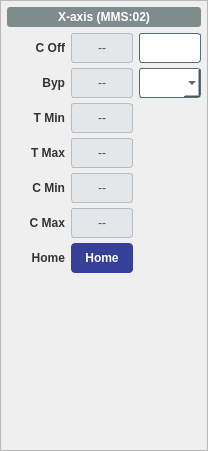
<widget class="QFrame" name="vcol_59"><property name="styleSheet"><string notr="true">QFrame#vcol_59 { border: 1px solid #A0A0A0; border-radius: 6px; }</string></property><property name="frameShape"><enum>QFrame::StyledPanel</enum></property><property name="maximumSize"><size><width>210</width><height>16777215</height></size></property><layout class="QVBoxLayout" name="cv_58"><property name="spacing"><number>6</number></property><property name="leftMargin"><number>6</number></property><property name="topMargin"><number>6</number></property><property name="rightMargin"><number>6</number></property><property name="bottomMargin"><number>6</number></property><item><widget class="QLabel" name="lbl_37"><property name="styleSheet"><string notr="true">background-color: #7F8C8D; color: white; font-weight: bold; padding: 3px; border-radius: 3px;</string></property><property name="text"><string>X-axis (MMS:02)</string></property><property name="alignment"><set>Qt::AlignCenter</set></property></widget></item><item><layout class="QGridLayout" name="grid_55"><property name="horizontalSpacing"><number>6</number></property><property name="verticalSpacing"><number>5</number></property><item row="0" column="0"><widget class="QLabel" name="lbl_38"><property name="styleSheet"><string notr="true">color: #333; font-weight: bold;</string></property><property name="minimumSize"><size><width>58</width><height>30</height></size></property><property name="text"><string>C Off</string></property><property name="alignment"><set>Qt::AlignRight|Qt::AlignVCenter</set></property></widget></item><item row="0" column="1"><widget class="PyDMLabel" name="rb_39"><property name="minimumSize"><size><width>62</width><height>30</height></size></property><property name="maximumSize"><size><width>62</width><height>16777215</height></size></property><property name="sizePolicy"><sizepolicy hsizetype="Fixed" vsizetype="Fixed"><horstretch>0</horstretch><verstretch>0</verstretch></sizepolicy></property><property name="styleSheet"><string notr="true">background-color: #e4e7ea; color: #4a5259; border: 1px solid #b6bcc2; border-radius: 3px;</string></property><property name="alignment"><set>Qt::AlignCenter</set></property><property name="text"><string>--</string></property><property name="channel" stdset="0"><string>ca://${prefix}:MMS:02:fXCenterOffset_RBV</string></property></widget></item><item row="0" column="2"><widget class="PyDMLineEdit" name="set_40"><property name="minimumSize"><size><width>62</width><height>30</height></size></property><property name="maximumSize"><size><width>62</width><height>16777215</height></size></property><property name="sizePolicy"><sizepolicy hsizetype="Fixed" vsizetype="Fixed"><horstretch>0</horstretch><verstretch>0</verstretch></sizepolicy></property><property name="styleSheet"><string notr="true">background-color: #ffffff; color: #0c0c0c; border: 1px solid #546e7a; border-radius: 3px;</string></property><property name="alignment"><set>Qt::AlignCenter</set></property><property name="channel" stdset="0"><string>ca://${prefix}:MMS:02:fXCenterOffset</string></property></widget></item><item row="1" column="0"><widget class="QLabel" name="lbl_41"><property name="styleSheet"><string notr="true">color: #333; font-weight: bold;</string></property><property name="minimumSize"><size><width>58</width><height>30</height></size></property><property name="text"><string>Byp</string></property><property name="alignment"><set>Qt::AlignRight|Qt::AlignVCenter</set></property></widget></item><item row="1" column="1"><widget class="PyDMLabel" name="rb_42"><property name="minimumSize"><size><width>62</width><height>30</height></size></property><property name="maximumSize"><size><width>62</width><height>16777215</height></size></property><property name="sizePolicy"><sizepolicy hsizetype="Fixed" vsizetype="Fixed"><horstretch>0</horstretch><verstretch>0</verstretch></sizepolicy></property><property name="styleSheet"><string notr="true">background-color: #e4e7ea; color: #4a5259; border: 1px solid #b6bcc2; border-radius: 3px;</string></property><property name="alignment"><set>Qt::AlignCenter</set></property><property name="text"><string>--</string></property><property name="channel" stdset="0"><string>ca://${prefix}:MMS:02:bXEpsBypass_RBV</string></property></widget></item><item row="1" column="2"><widget class="PyDMEnumComboBox" name="cmb_43"><property name="minimumSize"><size><width>62</width><height>30</height></size></property><property name="maximumSize"><size><width>62</width><height>16777215</height></size></property><property name="sizePolicy"><sizepolicy hsizetype="Fixed" vsizetype="Fixed"><horstretch>0</horstretch><verstretch>0</verstretch></sizepolicy></property><property name="styleSheet"><string notr="true">background-color: #ffffff; color: #0c0c0c; border: 1px solid #546e7a; border-radius: 3px;</string></property><property name="channel" stdset="0"><string>ca://${prefix}:MMS:02:bXEpsBypass</string></property></widget></item><item row="2" column="0"><widget class="QLabel" name="lbl_44"><property name="styleSheet"><string notr="true">color: #333; font-weight: bold;</string></property><property name="minimumSize"><size><width>58</width><height>30</height></size></property><property name="text"><string>T Min</string></property><property name="alignment"><set>Qt::AlignRight|Qt::AlignVCenter</set></property></widget></item><item row="2" column="1"><widget class="PyDMLabel" name="rb_45"><property name="minimumSize"><size><width>62</width><height>30</height></size></property><property name="maximumSize"><size><width>62</width><height>16777215</height></size></property><property name="sizePolicy"><sizepolicy hsizetype="Fixed" vsizetype="Fixed"><horstretch>0</horstretch><verstretch>0</verstretch></sizepolicy></property><property name="styleSheet"><string notr="true">background-color: #e4e7ea; color: #4a5259; border: 1px solid #b6bcc2; border-radius: 3px;</string></property><property name="alignment"><set>Qt::AlignCenter</set></property><property name="text"><string>--</string></property><property name="channel" stdset="0"><string>ca://${prefix}:MMS:02:fXLimMin_RBV</string></property></widget></item><item row="3" column="0"><widget class="QLabel" name="lbl_46"><property name="styleSheet"><string notr="true">color: #333; font-weight: bold;</string></property><property name="minimumSize"><size><width>58</width><height>30</height></size></property><property name="text"><string>T Max</string></property><property name="alignment"><set>Qt::AlignRight|Qt::AlignVCenter</set></property></widget></item><item row="3" column="1"><widget class="PyDMLabel" name="rb_47"><property name="minimumSize"><size><width>62</width><height>30</height></size></property><property name="maximumSize"><size><width>62</width><height>16777215</height></size></property><property name="sizePolicy"><sizepolicy hsizetype="Fixed" vsizetype="Fixed"><horstretch>0</horstretch><verstretch>0</verstretch></sizepolicy></property><property name="styleSheet"><string notr="true">background-color: #e4e7ea; color: #4a5259; border: 1px solid #b6bcc2; border-radius: 3px;</string></property><property name="alignment"><set>Qt::AlignCenter</set></property><property name="text"><string>--</string></property><property name="channel" stdset="0"><string>ca://${prefix}:MMS:02:fXLimMax_RBV</string></property></widget></item><item row="4" column="0"><widget class="QLabel" name="lbl_48"><property name="styleSheet"><string notr="true">color: #333; font-weight: bold;</string></property><property name="minimumSize"><size><width>58</width><height>30</height></size></property><property name="text"><string>C Min</string></property><property name="alignment"><set>Qt::AlignRight|Qt::AlignVCenter</set></property></widget></item><item row="4" column="1"><widget class="PyDMLabel" name="rb_49"><property name="minimumSize"><size><width>62</width><height>30</height></size></property><property name="maximumSize"><size><width>62</width><height>16777215</height></size></property><property name="sizePolicy"><sizepolicy hsizetype="Fixed" vsizetype="Fixed"><horstretch>0</horstretch><verstretch>0</verstretch></sizepolicy></property><property name="styleSheet"><string notr="true">background-color: #e4e7ea; color: #4a5259; border: 1px solid #b6bcc2; border-radius: 3px;</string></property><property name="alignment"><set>Qt::AlignCenter</set></property><property name="text"><string>--</string></property><property name="channel" stdset="0"><string>ca://${prefix}:MMS:02:fXCenterLimMin_RBV</string></property></widget></item><item row="5" column="0"><widget class="QLabel" name="lbl_50"><property name="styleSheet"><string notr="true">color: #333; font-weight: bold;</string></property><property name="minimumSize"><size><width>58</width><height>30</height></size></property><property name="text"><string>C Max</string></property><property name="alignment"><set>Qt::AlignRight|Qt::AlignVCenter</set></property></widget></item><item row="5" column="1"><widget class="PyDMLabel" name="rb_51"><property name="minimumSize"><size><width>62</width><height>30</height></size></property><property name="maximumSize"><size><width>62</width><height>16777215</height></size></property><property name="sizePolicy"><sizepolicy hsizetype="Fixed" vsizetype="Fixed"><horstretch>0</horstretch><verstretch>0</verstretch></sizepolicy></property><property name="styleSheet"><string notr="true">background-color: #e4e7ea; color: #4a5259; border: 1px solid #b6bcc2; border-radius: 3px;</string></property><property name="alignment"><set>Qt::AlignCenter</set></property><property name="text"><string>--</string></property><property name="channel" stdset="0"><string>ca://${prefix}:MMS:02:fXCenterLimMax_RBV</string></property></widget></item><item row="6" column="0"><widget class="QLabel" name="lbl_52"><property name="styleSheet"><string notr="true">color: #333; font-weight: bold;</string></property><property name="minimumSize"><size><width>58</width><height>30</height></size></property><property name="text"><string>Home</string></property><property name="alignment"><set>Qt::AlignRight|Qt::AlignVCenter</set></property></widget></item><item row="6" column="1"><widget class="PyDMPushButton" name="btn_53"><property name="minimumSize"><size><width>0</width><height>30</height></size></property><property name="styleSheet"><string notr="true">QPushButton { color: white; background-color: rgb(54,64,153); font-weight: bold; border-radius: 4px; } QPushButton:hover { background-color: #21618C; }</string></property><property name="text"><string>Home</string></property><property name="channel" stdset="0"><string>ca://${prefix}:MMS:02.HOMR</string></property><property name="pressValue" stdset="0"><string>1</string></property><property name="showConfirmDialog" stdset="0"><bool>true</bool></property><property name="confirmMessage" stdset="0"><string>Proceed with Home?</string></property></widget></item><item row="6" column="2"><widget class="PyDMByteIndicator" name="byte_54"><property name="minimumSize"><size><width>20</width><height>20</height></size></property><property name="channel" stdset="0"><string>ca://${prefix}:MMS:02:bCentered_RBV</string></property><property name="showLabels" stdset="0"><bool>false</bool></property><property name="circles" stdset="0"><bool>true</bool></property><property name="numBits" stdset="0"><number>1</number></property></widget></item></layout></item><item><spacer name="vs_56"><property name="orientation"><enum>Qt::Vertical</enum></property><property name="sizeHint" stdset="0"><size><width>20</width><height>20</height></size></property></spacer></item><item><widget class="MotorClassicVert" name="motorv_57"><property name="sizePolicy"><sizepolicy hsizetype="Expanding" vsizetype="Fixed"><horstretch>1</horstretch><verstretch>0</verstretch></sizepolicy></property><property name="minimumSize"><size><width>148</width><height>145</height></size></property><property name="motor" stdset="0"><string>${prefix}:MMS:02</string></property></widget></item></layout></widget>
